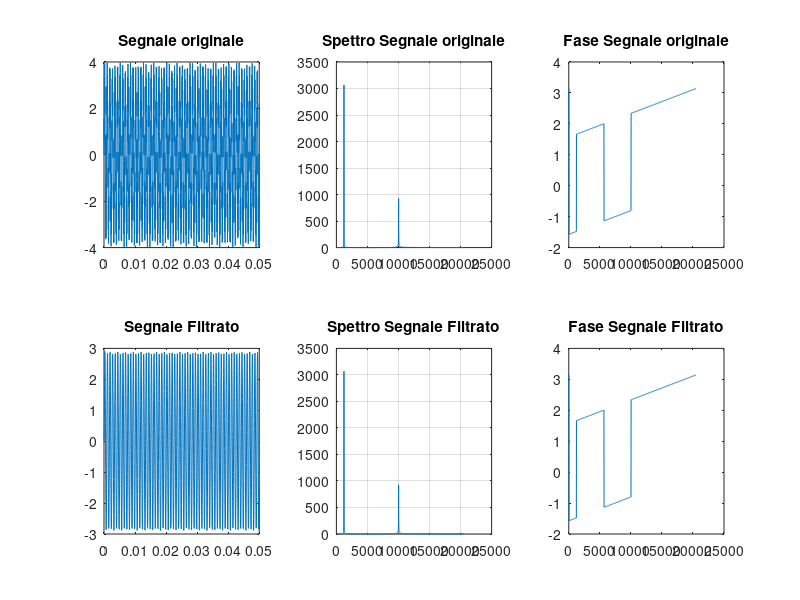

Recreate this plot in MATLAB.
%Parametri
f1=1200;     
fratio=1.5;
f2=10000;
fdp=2*f1 -f2;
campioni=2048;
tempo = 0.05;
dt = tempo / campioni;
fmax = 1/dt ;
df = fmax / campioni;
x=linspace(0,tempo,campioni);

%Segnale originale
timeSignal = 3*sin(2*pi*f1*x) + sin(2*pi*f2*x) + 0.001*(sin(2*pi*fdp*x));
timeFFT = fft(timeSignal);
timeFFT = timeFFT(1:campioni/2);
timeMagFFT = abs(timeFFT);
timePhaseFFT = angle(timeFFT);

fftx = (1:campioni/2)*(1/tempo);

%Plot Segnale originale
subplot(2,3,1);
plot(x,timeSignal);
%axis([0 0.005 -inf +inf]);
title('Segnale originale')

subplot(2,3,2);
plot(fftx,timeMagFFT);
grid on;
%axis([0 f2+300 0 10]);
title('Spettro Segnale originale')

subplot(2,3,3);
plot(fftx,timePhaseFFT);
title('Fase Segnale originale')


%%%%%%%%%%%%%%%%%%%%%
%figure
b1 =[0.0181 0.0543 0.0543 0.0181];
a1 =[1.0000 -1.7600 1.1829 -0.2781];
b2 =[0.0115 0.0344 0.0344 0.0115];
a2 =[1.0000 -2.1378 1.7693 -0.5398];
b3 =[0.0626 -0.0059 -0.0059 0.0626];
a3 =[1.0000 -2.1279 1.7848 -0.5434];
% P1=filt(b1,a1);
% P2=filt(b2,a2);
% P3=filt(b3,a3);
% w=linspace(0,pi,500);
% H1=freqresp(P1,w);
%subplot(3,1,1);
%plot(w,abs(H1(:)));
% ylabel('Ampiezza');
% title('H1 ');
% axis([0 pi 0 1]);
% H2=freqresp(P2,w);
%subplot(3,1,2);
%plot(w,abs(H2(:)));
% ylabel('Ampiezza');
% title('H2 ');
% axis([0 pi 0 1]);
% H3=freqresp(P3,w);
%subplot(3,1,3);
%plot(w,abs(H3(:)));
% xlabel('Pulsazione discreta [rad]');
% ylabel('Ampiezza');
% title('H3 ');


filtrato=filter(b3,a3,timeSignal);


%%%%%%%%%%%%%%%%%%%%%%%%%%%%%%%%%%%%%
timeFFTf = fft(filtrato);
timeFFTf = timeFFT(1:campioni/2);
timeMagFFTf = abs(timeFFTf);
timePhaseFFTf = angle(timeFFTf);


subplot(2,3,4);
plot(x,filtrato);
%axis([0 0.005 -inf +inf]);
title('Segnale Filtrato')

subplot(2,3,5);
plot(fftx,timeMagFFTf);
grid on;
%axis([0 f2+300 0 10]);
title('Spettro Segnale Filtrato')

subplot(2,3,6);
plot(fftx,timePhaseFFTf);
title('Fase Segnale Filtrato')